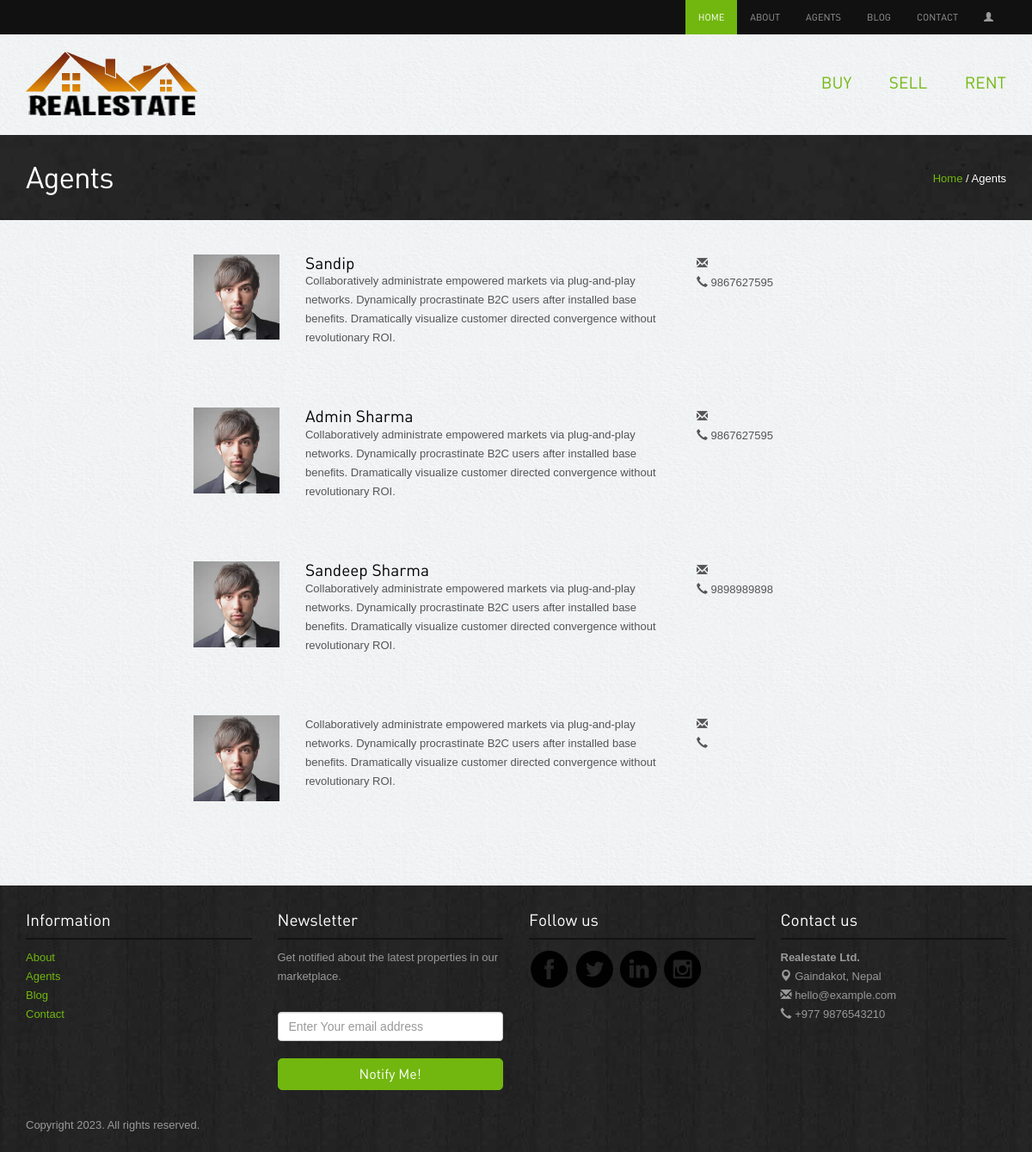
/agents/, run on the app's committed database.
### account/models.py (models this page shows, shortened)
class Profile(models.Model):
    user = models.OneToOneField(User, on_delete=models.CASCADE)
    fullname = models.TextField(max_length=50, blank=True)
    phone_regex = RegexValidator(
        regex=r"^\+?1?\d{9,15}$",
        message="Phone number must be entered in the format: '+999999999'. Up to 15 digits allowed.",
    )
    phone_number = models.CharField(validators=[phone_regex], max_length=17, blank=True)
    address = models.TextField(max_length=100, blank=True)
    profile_picture = models.ImageField(upload_to=image_validations, blank=True)

### app/views.py (the view)
# urls.py: path("agents/", views.agentspage, name="agents"),
def agentspage(request):
    agents = Profile.objects.filter(user__is_superuser=True)
    context = {"agents": agents}
    return render(request, "agents.html", context)

### templates/agents.html (shortened to what this page needs)
{% extends 'home.html' %}
{% load static %}
{% block content %}
<div class="inside-banner">
  <div class="container">
    {% if user.is_authenticated %}
    <span class="pull-right"><a href="{% url 'home' %}">Home</a> / Agents</span>
    {% else %}
    <span class="pull-right"><a href="{% url 'index' %}">Home</a> / Agents</span>
    {% endif %}
    <h2>Agents</h2>
  </div>
</div>
<div class="container">
  <div class="spacer agents">
    <div class="row">
      <div class="col-lg-8  col-lg-offset-2 col-sm-12">
        {% if agents %}
        {% for agent in agents %}
        <div class="row">
          <div class="col-lg-2 col-sm-2 "><a href="#"><img src="{% static 'images/agents/2.jpg' %}"
                class="img-responsive" alt="agent name"></a></div>
          <div class="col-lg-7 col-sm-7 ">
            <h4>{{ agent.fullname }}</h4>
            <p>Collaboratively administrate empowered markets via plug-and-play networks. Dynamically procrastinate
              B2C users after installed base benefits. Dramatically visualize customer directed convergence without
              revolutionary ROI.</p>
          </div>
          <div class="col-lg-3 col-sm-3 "><span class="glyphicon glyphicon-envelope"></span> <br>
            <span class="glyphicon glyphicon-earphone"></span> {{ agent.phone_number }}
          </div>
        </div>
        {% endfor %}
        {% endif %}
      </div>
    </div>
  </div>
</div>
{% endblock %}

### static/assets/style.css (style rules this page uses)
body { color: #555; font: normal 13px/22px Arial; background: url(../images/bgmain.png) #eee; }
h1, h2, h3, h4, h5 { font-weight: normal; font-family: din; margin: 0; padding: 0; color: #000 }
h2 { font-size: 35px; letter-spacing: -1px; margin-bottom: 20px; }
h4 { margin: 10px 0; font-size: 19px; }
p { margin-bottom: 30px; }
a { color: #72b70f; text-decoration: none; outline: none; }
.spacer { margin-top: 40px; margin-bottom: 40px; }
.inside-banner { background: url(../images/bginside.jpg) #222; color: #fff; padding: 30px 0; }
.inside-banner h2 { margin: 0; color: #fff; }
.inside-banner span { margin-top: 10px; }
.agents .row { margin-bottom: 40px; }
.agents .row h4 { margin: 0; }

### data on the page
Profile: fullname "Sandip", phone_number "9867627595"
Profile: fullname "Admin Sharma", phone_number "9867627595"
Profile: fullname "Sandeep Sharma", phone_number "9898989898"
